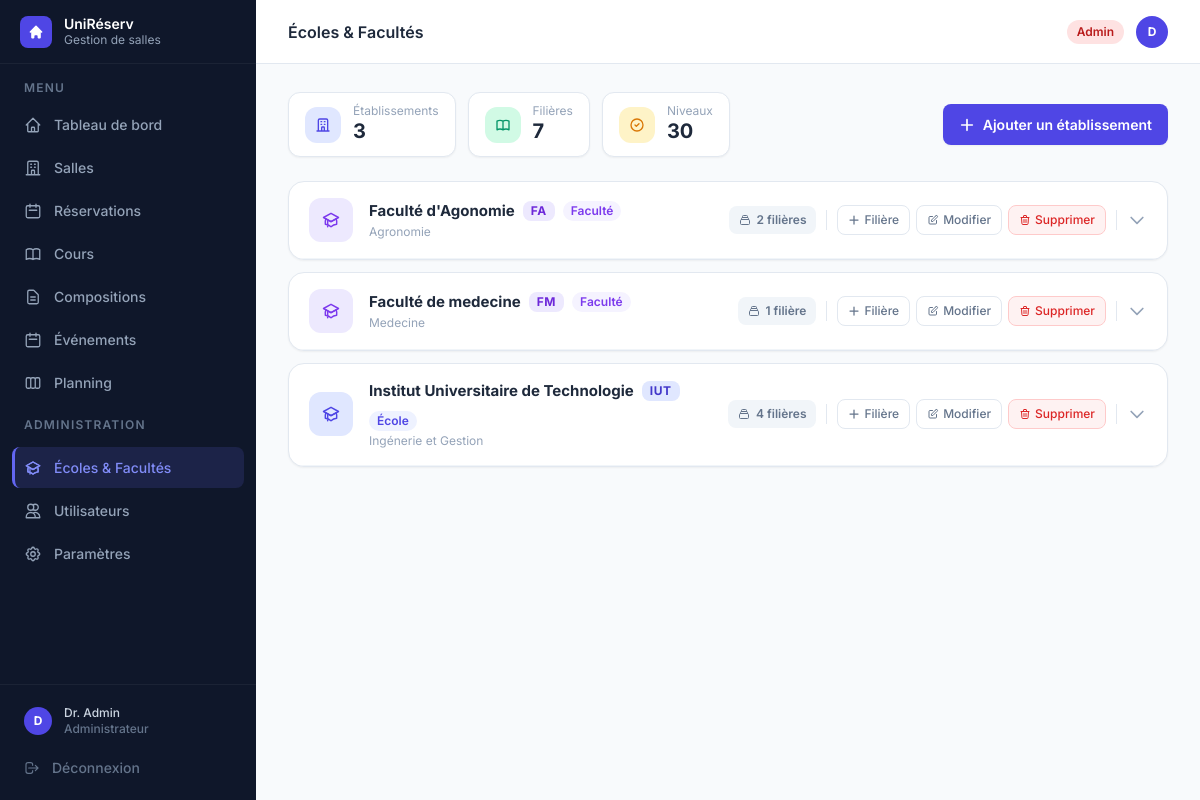
The app's page /ecoles (signed in) with its own data.
### tables this page shows
CREATE TABLE ecoles (
            id          INTEGER PRIMARY KEY AUTOINCREMENT,
            nom         TEXT    NOT NULL UNIQUE,
            type        TEXT    NOT NULL DEFAULT 'ecole',
            description TEXT    NOT NULL DEFAULT ''
        , abreviation TEXT NOT NULL DEFAULT '');

### gestion de salle/app.py (the view)
@app.route("/ecoles")
@login_required
@admin_required
def ecoles():
    bd = get_bd()
    toutes_ecoles = bd.charger_toutes_ecoles()
    toutes_unites = bd.charger_toutes_unites()
    filieres_par_ecole = {}
    for e in toutes_ecoles:
        groupes = {}
        for u in toutes_unites:
            if u.ecole_id != e.id:
                continue
            if u.nom not in groupes:
                groupes[u.nom] = {"nom": u.nom, "abreviation": u.abreviation, "niveaux": []}
            groupes[u.nom]["niveaux"].append(u.niveau)
        for g in groupes.values():
            g["niveaux"].sort()
            g["cycle"] = "Licence" if g["niveaux"][0].startswith("L") else "Master"
        filieres_par_ecole[e.id] = sorted(groupes.values(), key=lambda f: f["nom"])
    return render_template("ecoles.html", active="ecoles",
                           ecoles=toutes_ecoles, filieres_par_ecole=filieres_par_ecole)

### gestion de salle/app.py (called while the page is built)
def get_bd():
    return BaseDonneesSQLite()

@app.context_processor
def inject_format_classe():
    return dict(format_classe=_format_classe)

def login_required(f):
    @wraps(f)
    def decorated(*args, **kwargs):
        if "user_id" not in session:
            return redirect(url_for("login"))
        return f(*args, **kwargs)
    return decorated

def admin_required(f):
    @wraps(f)
    def decorated(*args, **kwargs):
        if session.get("user_role") != "admin":
            flash("Accès réservé aux administrateurs.", "error")
            return redirect(url_for("dashboard"))
        return f(*args, **kwargs)
    return decorated

### gestion de salle/models/etablissement.py (called while the page is built)
    @property
    def id(self) -> int: return self.__id

    @id.setter
    def id(self, v: int):
        if self.__id is None: self.__id = v

    @property
    def nom(self) -> str: return self.__nom

    @property
    def type(self) -> str: return self.__type

    @property
    def description(self) -> str: return self.__description

    @property
    def abreviation(self) -> str: return self.__abreviation

    @id.setter
    def id(self, v: int):
        if self.__id is None: self.__id = v

    @property
    def nom(self) -> str: return self.__nom

    @property
    def niveau(self) -> str: return self.__niveau

    @property
    def ecole_id(self) -> int: return self.__ecole_id

    @property
    def abreviation(self) -> str: return self.__abreviation

### gestion de salle/persistance/db_sqlite.py (called while the page is built)
    @contextmanager
    def _connexion(self):
        conn = sqlite3.connect(self._chemin_db)
        conn.row_factory = sqlite3.Row
        conn.execute("PRAGMA foreign_keys = ON")
        try:
            yield conn
            conn.commit()
        except Exception:
            conn.rollback()
            raise
        finally:
            conn.close()

    def charger_toutes_ecoles(self) -> list:
        with self._connexion() as conn:
            rows = conn.execute("SELECT * FROM ecoles ORDER BY nom").fetchall()
        return [self._ligne_vers_ecole(r) for r in rows]

    @staticmethod
    def _ligne_vers_ecole(row: sqlite3.Row) -> Ecole:
        keys = row.keys()
        abr  = row["abreviation"] if "abreviation" in keys else ""
        e = Ecole(row["nom"], row["type"], row["description"], abr)
        e.id = row["id"]
        return e

### gestion de salle/templates/ecoles.html (shortened to what this page needs)
{% extends "base.html" %}
{% block heading %}Écoles & Facultés{% endblock %}
{% block content %}
{% set ns = namespace(total_filieres=0, total_niveaux=0) %}
{% for e in ecoles %}
  {% set fils = filieres_par_ecole.get(e.id, []) %}
  {% set ns.total_filieres = ns.total_filieres + fils|length %}
  {% for f in fils %}{% set ns.total_niveaux = ns.total_niveaux + f.niveaux|length %}{% endfor %}
{% endfor %}
<div class="space-y-6">
  <div class="flex items-center justify-between gap-4 flex-wrap">
    <div class="flex items-center gap-3 flex-wrap">
      <div class="flex items-center gap-3 bg-white rounded-xl border border-slate-200 shadow-sm px-4 py-3">
        <div class="w-9 h-9 rounded-xl bg-indigo-100 flex items-center justify-center shrink-0">
          <svg class="w-4 h-4 text-indigo-600" fill="none" stroke="currentColor" stroke-width="2" viewBox="0 0 24 24">
            <path stroke-linecap="round" stroke-linejoin="round" d="M19 21V5a2 2 0 00-2-2H7a2 2 0 00-2 2v16m14 0h2m-2 0h-5m-9 0H3m2 0h5M9 7h1m-1 4h1m4-4h1m-1 4h1m-5 10v-5a1 1 0 011-1h2a1 1 0 011 1v5m-4 0h4"/>
          </svg>
        </div>
        <div>
          <p class="text-xs text-slate-400 leading-none">Établissements</p>
          <p class="text-xl font-bold text-slate-800 leading-tight mt-0.5">{{ ecoles|length }}</p>
        </div>
      </div>
      <div class="flex items-center gap-3 bg-white rounded-xl border border-slate-200 shadow-sm px-4 py-3">
        <div class="w-9 h-9 rounded-xl bg-emerald-100 flex items-center justify-center shrink-0">
        </div>
        <div>
          <p class="text-xs text-slate-400 leading-none">Filières</p>
          <p class="text-xl font-bold text-slate-800 leading-tight mt-0.5">{{ ns.total_filieres }}</p>
        </div>
      </div>
      <div class="flex items-center gap-3 bg-white rounded-xl border border-slate-200 shadow-sm px-4 py-3">
        <div class="w-9 h-9 rounded-xl bg-amber-100 flex items-center justify-center shrink-0">
          <svg class="w-4 h-4 text-amber-600" fill="none" stroke="currentColor" stroke-width="2" viewBox="0 0 24 24">
            <path stroke-linecap="round" stroke-linejoin="round" d="M9 12l2 2 4-4m6 2a9 9 0 11-18 0 9 9 0 0118 0z"/>
          </svg>
        </div>
        <div>
          <p class="text-xs text-slate-400 leading-none">Niveaux</p>
          <p class="text-xl font-bold text-slate-800 leading-tight mt-0.5">{{ ns.total_niveaux }}</p>
        </div>
      </div>
    </div>
    <a href="{{ url_for('ecoles_ajouter') }}" class="btn-primary">
      <svg class="w-4 h-4" fill="none" stroke="currentColor" stroke-width="2.5" viewBox="0 0 24 24">
        <path stroke-linecap="round" stroke-linejoin="round" d="M12 4v16m8-8H4"/>
      </svg>
      Ajouter un établissement
    </a>
  </div>
  {% if ecoles %}
  <div class="space-y-3">
    {% for e in ecoles %}
    {% set filieres = filieres_par_ecole.get(e.id, []) %}
    {% set is_faculte = e.type == 'faculte' %}
    <div class="bg-white rounded-2xl border border-slate-200 shadow-sm overflow-hidden">
      <div class="flex items-center gap-4 px-5 py-4 cursor-pointer select-none hover:bg-slate-50 transition-colors"
           onclick="toggleEcole({{ e.id }})">
        <div class="w-11 h-11 rounded-xl flex items-center justify-center shrink-0
          {% if is_faculte %}bg-violet-100{% else %}bg-indigo-100{% endif %}">
          <svg style="width:20px;height:20px" fill="none" stroke="currentColor" stroke-width="1.75" viewBox="0 0 24 24"
               class="{% if is_faculte %}text-violet-600{% else %}text-indigo-600{% endif %}">
            <path stroke-linecap="round" stroke-linejoin="round" d="M12 14l9-5-9-5-9 5 9 5z"/>
            <path stroke-linecap="round" stroke-linejoin="round" d="M12 14l6.16-3.422a12.083 12.083 0 01.665 6.479A11.952 11.952 0 0012 20.055a11.952 11.952 0 00-6.824-2.998 12.078 12.078 0 01.665-6.479L12 14zm-4 6v-7.5"/>
          </svg>
        </div>
        <div class="flex-1 min-w-0">
          <div class="flex items-center gap-2 flex-wrap">
            <span class="font-bold text-slate-800 text-[15px]">{{ e.nom }}</span>
            {% if e.abreviation %}
            <span class="px-2 py-0.5 rounded-lg text-xs font-bold tracking-wider
              {% if is_faculte %}bg-violet-100 text-violet-700{% else %}bg-indigo-100 text-indigo-700{% endif %}">
              {{ e.abreviation }}
            </span>
            {% endif %}
            <span class="px-2 py-0.5 rounded-full text-xs font-semibold
              {% if is_faculte %}bg-violet-50 text-violet-600{% else %}bg-indigo-50 text-indigo-600{% endif %}">
              {{ 'Faculté' if is_faculte else 'École' }}
            </span>
          </div>
          {% if e.description %}
          <p class="text-xs text-slate-400 mt-0.5 truncate">{{ e.description }}</p>
          {% endif %}
        </div>
        <div class="flex items-center gap-2 shrink-0">
          <span class="hidden sm:inline-flex items-center gap-1.5 px-2.5 py-1.5 rounded-lg bg-slate-100 text-slate-500 text-xs font-semibold">
            <svg class="w-3 h-3" fill="none" stroke="currentColor" stroke-width="2" viewBox="0 0 24 24">
              <path stroke-linecap="round" stroke-linejoin="round" d="M19 11H5m14 0a2 2 0 012 2v6a2 2 0 01-2 2H5a2 2 0 01-2-2v-6a2 2 0 012-2m14 0V9a2 2 0 00-2-2M5 11V9a2 2 0 012-2m0 0V5a2 2 0 012-2h6a2 2 0 012 2v2M7 7h10"/>
            </svg>
            {{ filieres|length }} filière{% if filieres|length != 1 %}s{% endif %}
          </span>
          <div class="flex items-center gap-1.5" onclick="event.stopPropagation()">
            <a href="{{ url_for('unites_ajouter', ecole_id=e.id) }}"
               class="inline-flex items-center gap-1 px-2.5 py-1.5 rounded-lg border border-slate-200 hover:border-indigo-200 hover:bg-indigo-50 hover:text-indigo-700 text-slate-500 text-xs font-medium transition">
              <svg class="w-3 h-3" fill="none" stroke="currentColor" stroke-width="2.5" viewBox="0 0 24 24"><path stroke-linecap="round" stroke-linejoin="round" d="M12 4v16m8-8H4"/></svg>
              Filière
            </a>
            <a href="{{ url_for('ecoles_modifier', ecole_id=e.id) }}"
               class="inline-flex items-center gap-1 px-2.5 py-1.5 rounded-lg border border-slate-200 hover:bg-slate-100 text-slate-500 text-xs font-medium transition">
              <svg class="w-3 h-3" fill="none" stroke="currentColor" stroke-width="2" viewBox="0 0 24 24"><path stroke-linecap="round" stroke-linejoin="round" d="M11 5H6a2 2 0 00-2 2v11a2 2 0 002 2h11a2 2 0 002-2v-5m-1.414-9.414a2 2 0 112.828 2.828L11.828 15H9v-2.828l8.586-8.586z"/></svg>
              Modifier
            </a>
            <form method="POST" action="{{ url_for('ecoles_supprimer', ecole_id=e.id) }}"
                  onsubmit="return confirm('Supprimer « {{ e.nom }} » et toutes ses filières ?')">
              <button type="submit"
                class="inline-flex items-center gap-1 px-2.5 py-1.5 rounded-lg border border-red-200 bg-red-50 hover:bg-red-100 text-red-600 text-xs font-medium transition">
                <svg class="w-3 h-3" fill="none" stroke="currentColor" stroke-width="2" viewBox="0 0 24 24"><path stroke-linecap="round" stroke-linejoin="round" d="M19 7l-.867 12.142A2 2 0 0116.138 21H7.862a2 2 0 01-1.995-1.858L5 7m5 4v6m4-6v6m1-10V4a1 1 0 00-1-1h-4a1 1 0 00-1 1v3M4 7h16"/></svg>
                Supprimer
              </button>
            </form>
          </div>
          <svg id="chevron-{{ e.id }}"
               class="ecole-chevron w-5 h-5 text-slate-400 shrink-0"
               fill="none" stroke="currentColor" stroke-width="2" viewBox="0 0 24 24">
            <path stroke-linecap="round" stroke-linejoin="round" d="M19 9l-7 7-7-7"/>
          </svg>
        </div>
      </div>
      <div id="body-{{ e.id }}" class="ecole-body border-t border-slate-100">
      </div>
    </div>
    {% endfor %}
  </div>
  {% endif %}
</div>
{% endblock %}

### gestion de salle/templates/base.html (style rules this page uses)
body { font-family: 'Inter', sans-serif; }
.btn-primary { display: inline-flex; align-items: center; gap: 0.5rem; background: #4f46e5; color: #fff; font-size: 0.875rem; font-weight: 600; padding: 0.625rem 1rem; border-radius: 0.5rem; transition: all 150ms; box-shadow: 0 1px 2px rgba(0,0,0,.05); border: none; cursor: pointer; text-decoration: none; }

### gestion de salle/templates/ecoles.html (style rules this page uses)
.ecole-body { overflow: hidden; max-height: 0; transition: max-height 0.35s ease-out; }
.ecole-chevron { transition: transform 0.3s ease; }

### records on screen
ecoles: nom "Faculté d'Agonomie", abreviation "FA", value "Faculté", description "Agronomie", filieres "2"
ecoles: nom "Faculté de medecine", abreviation "FM", value "Faculté", description "Medecine", filieres "1"
ecoles: nom "Institut Universitaire de Technologie", abreviation "IUT", value "École", description "Ingénerie et Gestion", filieres "4"

### other values on screen
{{ session.user_nom[0].upper() if session.user_nom else '?' }} "D"
{{ session.user_nom }} "Dr. Admin"
{{ ecoles|length }} "3"
{{ ns.total_filieres }} "7"
{{ ns.total_niveaux }} "30"
